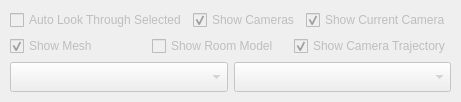
            <widget class="QWidget" name="DisplayTab">
             <property name="sizePolicy">
              <sizepolicy hsizetype="Expanding" vsizetype="Preferred">
               <horstretch>0</horstretch>
               <verstretch>0</verstretch>
              </sizepolicy>
             </property>
             <attribute name="title">
              <string>Display Options</string>
             </attribute>
             <layout class="QVBoxLayout" name="tab0_layout">
              <property name="leftMargin">
               <number>10</number>
              </property>
              <property name="topMargin">
               <number>10</number>
              </property>
              <property name="rightMargin">
               <number>10</number>
              </property>
              <property name="bottomMargin">
               <number>10</number>
              </property>
              <item>
               <layout class="QHBoxLayout" name="tab0_layout1">
                <item>
                 <widget class="QCheckBox" name="autoLookCheckbox">
                  <property name="enabled">
                   <bool>false</bool>
                  </property>
                  <property name="text">
                   <string>Auto Look Through Selected</string>
                  </property>
                 </widget>
                </item>
                <item>
                 <widget class="QCheckBox" name="showCameraCheckbox">
                  <property name="enabled">
                   <bool>false</bool>
                  </property>
                  <property name="text">
                   <string>Show Cameras</string>
                  </property>
                  <property name="checked">
                   <bool>true</bool>
                  </property>
                 </widget>
                </item>
                <item>
                 <widget class="QCheckBox" name="showCurrentCameraCheckbox">
                  <property name="enabled">
                   <bool>false</bool>
                  </property>
                  <property name="text">
                   <string>Show Current Camera</string>
                  </property>
                  <property name="checked">
                   <bool>true</bool>
                  </property>
                 </widget>
                </item>
               </layout>
              </item>
              <item>
               <layout class="QHBoxLayout" name="tab0_layout2">
                <item>
                 <widget class="QCheckBox" name="showMeshCheckbox">
                  <property name="enabled">
                   <bool>false</bool>
                  </property>
                  <property name="sizePolicy">
                   <sizepolicy hsizetype="Minimum" vsizetype="Fixed">
                    <horstretch>2</horstretch>
                    <verstretch>0</verstretch>
                   </sizepolicy>
                  </property>
                  <property name="text">
                   <string>Show Mesh</string>
                  </property>
                  <property name="checked">
                   <bool>true</bool>
                  </property>
                 </widget>
                </item>
                <item>
                 <widget class="QCheckBox" name="showRoomCheckbox">
                  <property name="enabled">
                   <bool>false</bool>
                  </property>
                  <property name="sizePolicy">
                   <sizepolicy hsizetype="Minimum" vsizetype="Fixed">
                    <horstretch>2</horstretch>
                    <verstretch>0</verstretch>
                   </sizepolicy>
                  </property>
                  <property name="text">
                   <string>Show Room Model</string>
                  </property>
                 </widget>
                </item>
                <item>
                 <widget class="QCheckBox" name="showTrajectoryCheckbox">
                  <property name="enabled">
                   <bool>false</bool>
                  </property>
                  <property name="text">
                   <string>Show Camera Trajectory</string>
                  </property>
                  <property name="checked">
                   <bool>true</bool>
                  </property>
                 </widget>
                </item>
               </layout>
              </item>
              <item>
               <layout class="QHBoxLayout" name="tab0_layout3">
                <item>
                 <widget class="QComboBox" name="overlayTypeComboBox">
                  <property name="enabled">
                   <bool>false</bool>
                  </property>
                  <property name="sizePolicy">
                   <sizepolicy hsizetype="Preferred" vsizetype="Fixed">
                    <horstretch>6</horstretch>
                    <verstretch>0</verstretch>
                   </sizepolicy>
                  </property>
                  <property name="minimumSize">
                   <size>
                    <width>0</width>
                    <height>30</height>
                   </size>
                  </property>
                 </widget>
                </item>
                <item>
                 <widget class="QComboBox" name="viewTypeComboBox">
                  <property name="enabled">
                   <bool>false</bool>
                  </property>
                  <property name="sizePolicy">
                   <sizepolicy hsizetype="Preferred" vsizetype="Fixed">
                    <horstretch>6</horstretch>
                    <verstretch>0</verstretch>
                   </sizepolicy>
                  </property>
                  <property name="minimumSize">
                   <size>
                    <width>0</width>
                    <height>30</height>
                   </size>
                  </property>
                 </widget>
                </item>
               </layout>
              </item>
             </layout>
            </widget>
